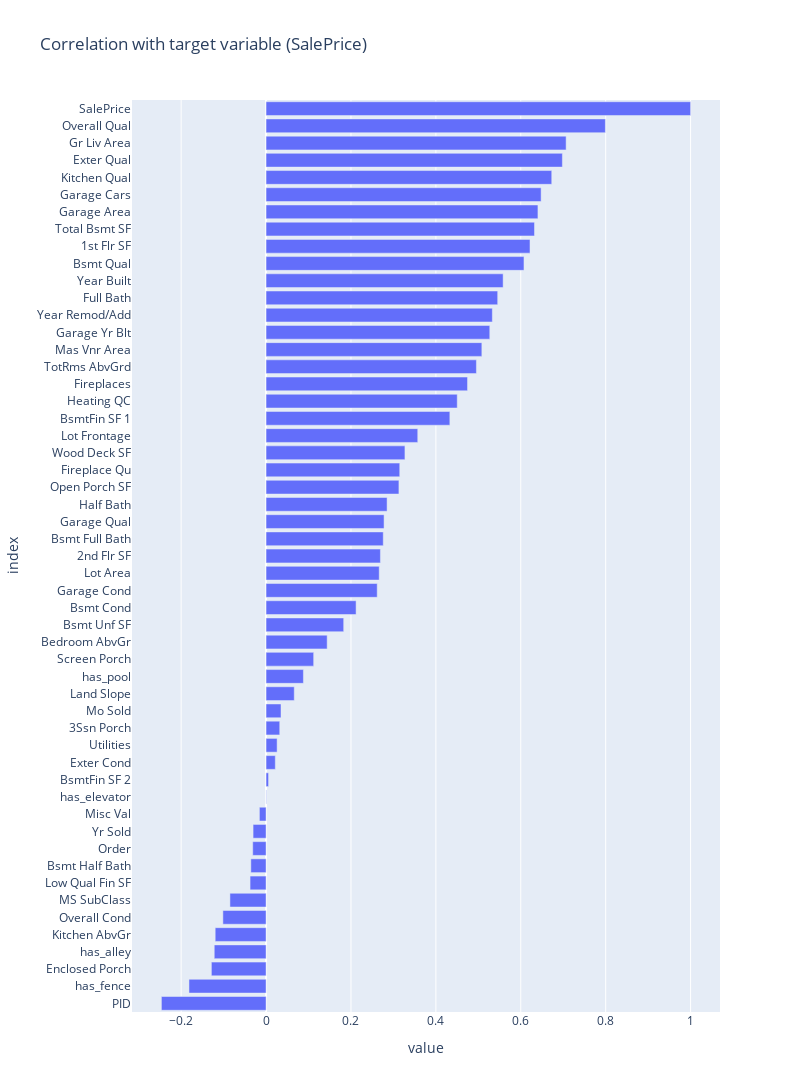

Notebook code cell kept with this figure:
### Code cell
# correlations with target variable (SalePrice)
sale_price_corr = df.corr()['SalePrice']
fig = sale_price_corr.sort_values().plot(kind='barh', title='Correlation with target variable (SalePrice)', width=800, height=1200)
fig.update_layout(showlegend=False)
fig.show()
print(f"""
SalePrice Correlation
=====================
{sale_price_corr.sort_values(ascending=False)}""")

### Figure 1 — Plotly figure (JSON) as saved in the notebook; plotly's stock layout.template omitted (floating-point values rounded to 4 significant figures)
{"data": [{"alignmentgroup": "True", "hovertemplate": "variable=SalePrice<br>value=%{x}<br>index=%{y}<extra></extra>", "legendgroup": "SalePrice", "marker": {"color": "#636efa"}, "name": "SalePrice", "offsetgroup": "SalePrice", "orientation": "h", "showlegend": true, "textposition": "auto", "type": "bar", "x": [-0.2465, -0.1816, -0.1288, -0.122, -0.1198, -0.1017, -0.08509, -0.03766, -0.03584, -0.03141, -0.03057, -0.01569, 0.0007065, 0.005891, 0.02181, 0.02603, 0.03222, 0.03526, 0.0664, 0.08796, 0.1122, 0.1439, 0.1829, 0.2121, 0.2618, 0.2665, 0.2694, 0.276, 0.278, 0.2851, 0.313, 0.3149, 0.3271, 0.3573, 0.4329, 0.4503, 0.4746, 0.4955, 0.5083, 0.527, 0.533, 0.5456, 0.5584, 0.6075, 0.6217, 0.6323, 0.6404, 0.6479, 0.6729, 0.698, 0.7068, 0.7993, 1], "xaxis": "x", "y": ["PID", "has_fence", "Enclosed Porch", "has_alley", "Kitchen AbvGr", "Overall Cond", "MS SubClass", "Low Qual Fin SF", "Bsmt Half Bath", "Order", "Yr Sold", "Misc Val", "has_elevator", "BsmtFin SF 2", "Exter Cond", "Utilities", "3Ssn Porch", "Mo Sold", "Land Slope", "has_pool", "Screen Porch", "Bedroom AbvGr", "Bsmt Unf SF", "Bsmt Cond", "Garage Cond", "Lot Area", "2nd Flr SF", "Bsmt Full Bath", "Garage Qual", "Half Bath", "Open Porch SF", "Fireplace Qu", "Wood Deck SF", "Lot Frontage", "BsmtFin SF 1", "Heating QC", "Fireplaces", "TotRms AbvGrd", "Mas Vnr Area", "Garage Yr Blt", "Year Remod/Add", "Full Bath", "Year Built", "Bsmt Qual", "1st Flr SF", "Total Bsmt SF", "Garage Area", "Garage Cars", "Kitchen Qual", "Exter Qual", "Gr Liv Area", "Overall Qual", "SalePrice"], "yaxis": "y"}], "layout": {"barmode": "relative", "height": 1200, "legend": {"title": {"text": "variable"}, "tracegroupgap": 0}, "showlegend": false, "title": {"text": "Correlation with target variable (SalePrice)"}, "width": 800, "xaxis": {"anchor": "y", "domain": [0, 1], "title": {"text": "value"}}, "yaxis": {"anchor": "x", "domain": [0, 1], "title": {"text": "index"}}}}
